Frame 1 (no input): blank canvas, image omitted
Frame 60 (the mouse pressed at the canvas centre just before this capture): blank canvas, image omitted
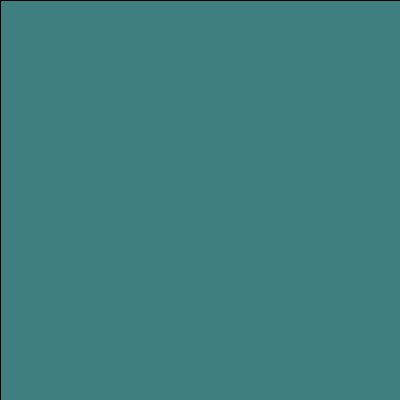
Frame 120 (the mouse held since frame 60 and released just before this capture)

The Processing sketch whose frames 1 and 60 were blank and that drew this single picture after the mouse press (run headless with seeded random() and noise(); from frame 60 on, the mouse is pressed at the canvas centre):

// Processing sketch: degrad__souris_HSB
// ── degrad__souris_HSB.pde
//compréhension de colorMode

void setup(){
  size(400, 400);
  //noStroke();
}

void draw(){
  colorMode(HSB,width,height,height+width);
  fill(mouseX,mouseY,mouseX+mouseY);
  rect(0,0,width,height);
}

void mousePressed(){
  colorMode(RGB,width,height,height+width);
  fill(mouseX,mouseY,mouseX+mouseY);
  rect(0,0,399,399);
}
